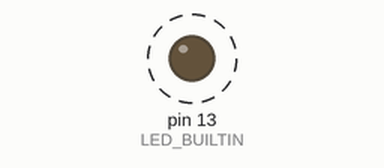
Recording of a program running on a simulated Arduino Nano, built with avr-gcc and run on an emulated ATmega328P. Shown: output pins drawn as LEDs (lit = HIGH). Dashed ring = blinking.

Above: at 0.12 s.
Timing chart, 0 to 3.0 s (numbered marks = the images above):
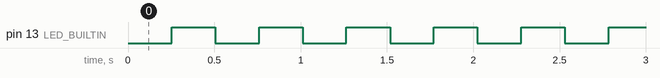

Measured:
- by itself, pin 13 (LED_BUILTIN): alternates HIGH for 0.25 s and LOW for 0.25 s

The program:

main.cpp
```cpp
#include <Arduino.h>

volatile int __pulse = 500;
volatile int __cnt = 0;

ISR(TIMER2_OVF_vect){
  __cnt++;
  if (__cnt >= __pulse)
  {
    __cnt = 0;
    digitalWrite(LED_BUILTIN,digitalRead(LED_BUILTIN)^1);
  }
  TCNT2 = 5;
}

void setup() {
  // put your setup code here, to run once:
  // initialize digital pin 13 as an output.
  pinMode(LED_BUILTIN, OUTPUT);
  // initialize timer 2
  noInterrupts();
  TCCR2A = 0x00;
  TCCR2B = 0X00;
  TCNT2 = 0X05;
  // set prescaler to 64
  TCCR2B = (1<<CS11) | (1<<CS10);
  TIMSK2 = (1<<TOIE2);

  interrupts();
}

void loop() {
  // put your main code here, to run repeatedly:
}
```
